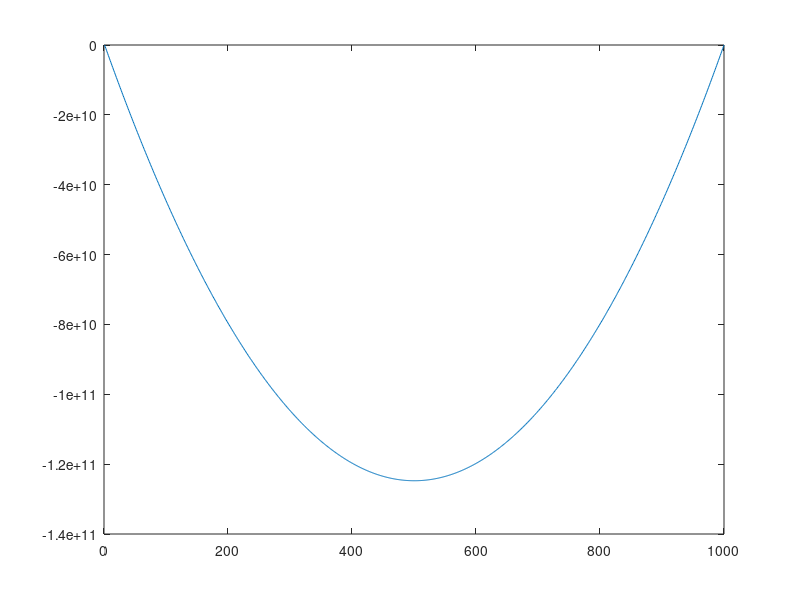

Here is the MATLAB script that generated this plot:
L=zeros(4,4);
x=1000;
L(1,1)=1;
L(1000,1000)=1;
for i=2:999
    L(i,i-1)=1/x.^2;
    L(i,i)=-2/x.^2;
    L(i,i+1)=1/x.^2;
end
B=ones(1000,1);
B(1,1)=0;
B(1000,1)=0;
C=L\B;
C
plot(C);
